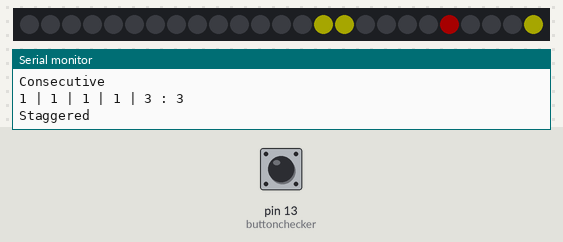
Simulated run of this sketch. Board: Arduino Uno, built with avr-gcc and run on an emulated ATmega328P. On the bench: 25 RGB LEDs in strip order, left to right, the last lines printed to the serial monitor. Inputs (shaded band) come from the test bench; at power-on: pin 13 (buttonchecker) LOW. Dim RGB values are drawn brighter than linear; random numbers use the default seed unless the sketch sets one.

Above: at 1.2 s.
1.3 s: pin 13 (buttonchecker) pulled HIGH for 0.15 s
At 3.7 s:
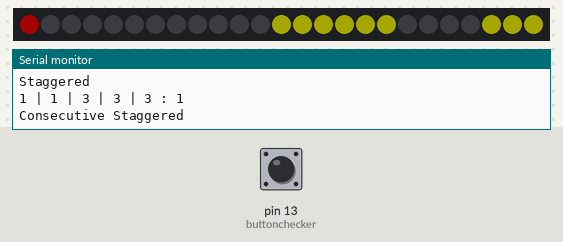
4.4 s: pin 13 (buttonchecker) pulled HIGH for 0.15 s
At 5.7 s:
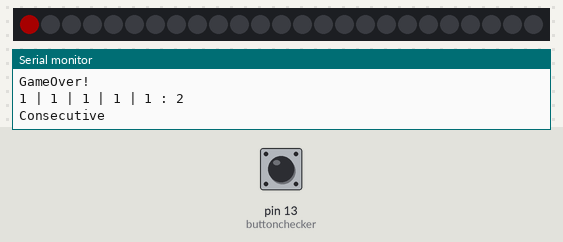
7.5 s: pin 13 (buttonchecker) pulled HIGH for 1 s
At 9.2 s:
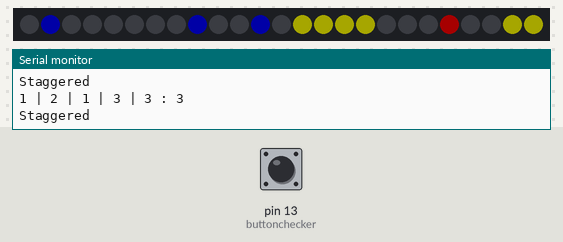
11.5 s: pin 13 (buttonchecker) pulled HIGH for 1 s
At 14.5 s:
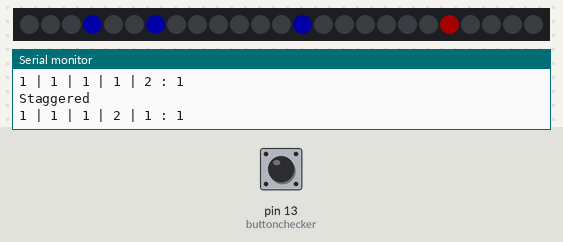
Timing chart, 0 to 16.0 s (numbered marks = the images above; inputs shaded):
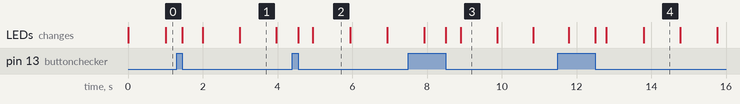

Measured:
- what the display in image 1 shows lasts 1.0 s, from 3.0 s to 4.0 s

The sketch:

GravitySwitch.ino
```cpp
#include "FastLED.h"
#include "Math.h"
CRGB leds[25];


int board[5][6] = {
  { 0, 0, 0, 0, 0, 0 },
  { 0, 0, 0, 0, 0, 0 },
  { 0, 0, 0, 0, 0, 0 },
  { 0, 0, 0, 0, 0, 0 },
  { 0, 0, 0, 0, 0, 0 }
};
double interval = 0;
double speedincrease = 4;
double periodinsteps = 5;
bool gravityreversed;

bool lastpressed = false;
enum GameState { GAME_START,
                 GAME_PLAYING,
                 GAME_OVER };

GameState gamestate = GAME_START;


int deleteElement(int arr[], int n, int x) {
  // Search x in array
  int i;
  for (i = 0; i < n; i++)
    if (arr[i] == x)
      break;

  // If x found in array
  if (i < n) {
    // reduce size of array and move all
    // elements on space ahead
    n = n - 1;
    for (int j = i; j < n; j++)
      arr[j] = arr[j + 1];
  }

  return n;
}
void setleds() {
  Serial.begin(9600);
  FastLED.setBrightness(40);
  FastLED.addLeds<WS2811, 4, RGB>(leds, 25).setCorrection(TypicalLEDStrip);
}
int inputchecker()  //returns the value pressed
{
  if (Serial.available() != 0) {
    int choice = Serial.parseInt();
    //Serial.print(choice);
    return choice;
  } else {
    return 0;
  }
}
bool buttonchecker() {
  return !digitalRead(13);
}
//1 is empty, 2 is bottom, 3 is top
int checkstate(int column) {
  if (board[2][column]) {
    if (board[1][column]) {
      return 3;
    } else {
      return 2;
    }
  } else {
    return 1;
  };
}

int getRandomValue(int arr[], int size) {
  int randomIndex = random(0, size); // Generate a random index within the range of the list
  return arr[randomIndex]; // Return the value at the random index
}
int checkconsecutivity() {
  //returns consectutive number if any
  if ((checkstate(2) == checkstate(3)) && (checkstate(3)==checkstate(4))) {
    return checkstate(4);
  } else {
    return 0;
  }
}

int checkstagger() {
  //returns true if there is a stagger and correct stagger value
  if (checkstate(4) == 2 || checkstate(4) == 3) {
    return (5 - checkstate(4));
  }
  return 0;
}


int randomizer(int array[]) {
  //get length
  //not a great random
  Serial.print("Choices are: ");
  Serial.print(array[0]);
  Serial.print(array[1]);
  Serial.print(array[2]);
  while (true) {
    int num;
    num = array[random(0, 3)];
    if (num) {
      // Serial.print(" Choosing:");
      // Serial.println(num);
      return num;
    }
  }
}

void PrintArray(int arr[], int size) {
  for (int i = 0; i < size; i++) {
    Serial.print(arr[i]); // Print each element
    if (i < size - 1) {
      Serial.print(", "); // Print a comma and space between elements
    }
  }
  // Serial.println(); // Move to the next line after printing the array
}
void printstates(){
  Serial.print(checkstate(0));
  Serial.print(" | ");
  Serial.print(checkstate(1));
  Serial.print(" | ");
  Serial.print(checkstate(2));
  Serial.print(" | ");
  Serial.print(checkstate(3));
  Serial.print(" | ");
  Serial.print(checkstate(4));
  Serial.print(" : ");

}
int generaterandomobstacle() {
  printstates();
  int options[] = { 1, 2, 3 };
  int n = sizeof(options) / sizeof(options[0]);

  if (checkconsecutivity()) {
    n = deleteElement(options, n, checkconsecutivity());
    // Serial.println("Consecutive");
    // PrintArray(options,n);
    // Serial.println(n);
  }
  if (checkstagger()) {
    n = deleteElement(options, n, checkstagger());
    // Serial.println("Staggered");
    // PrintArray(options,n);
    // Serial.println(n);

  }

  int x = getRandomValue(options,n);
  Serial.println(x);
  if (checkconsecutivity()) {
    // n = deleteElement(options, n, checkconsecutivity());
    Serial.print("Consecutive ");
    // PrintArray(options,n);
    // Serial.println(n);
  }
  if (checkstagger()) {
    // n = deleteElement(options, n, checkstagger());
    Serial.println("Staggered ");
    // PrintArray(options,n);
    // Serial.println(n);

  }
  Serial.println();
  return x;
}
void decreaseinterval() {
  // interval /= pow((1+(speedincrease/100)),(1/periodinsteps));
  // interval = interval/pow((1 + STATIC_INT(4/100)),(1/periodinsteps));
  // interval = interval/pow((1 + .04),(1/periodinsteps));

  interval = interval / pow((1 + (speedincrease / 100)), (1 / periodinsteps));
  // Serial.println(interval);
}

void shift_boardleft() {
  for (int column = 0; column < 5; column++) {

    for (int row = 0; row < 5; row++) {
      if (board[row][column] != 1) {
        board[row][column] = board[row][column + 1];
      }
    }
  }
  decreaseinterval();
  // Serial.print("Current State is:");
  // Serial.println(checkstate(3));
}
void gravity() {
  //Top row is not equal to 0
  board[0][0] = 0;

  board[4][0] = 1;
}
void reverse_gravity() {
  board[0][0] = 1;

  board[4][0] = 0;
}
bool obstacledetected() {
  if (gravityreversed) {
    if (board[0][1])  //obstacle in front of player is a number other than 0, then return!
    {
      return 1;
    } else {
      return 0;
    }
  } else {
    if (board[4][1])  //obstacle in front of player is a number other than 0, then return!
    {
      return 1;
    } else {
      return 0;
    }
  }
}
bool spacefree() {
  if (!gravityreversed) {
    if (!board[0][0])  //obstacle in front of player is a number other than 0, then return!
    {
      return 1;
    } else {
      return 0;
    }
  } else {
    if (!board[4][0])  //obstacle in front of player is a number other than 0, then return!
    {
      return 1;
    } else {
      return 0;
    }
  }
}
void generate_bottom_obstacle() {
  board[3][5] = 2;
  board[2][5] = 2;
  board[4][5] = 2;
}
void generate_void() {

  board[0][5] = 0;
  board[1][5] = 0;
  board[2][5] = 0;
  board[3][5] = 0;
  board[4][5] = 0;
}
void generate_top_obstacle() {
  board[0][5] = 3;
  board[1][5] = 3;
  board[2][5] = 3;
}
void printboard()  //prints the current board.
{
  // Serial.println("-----------");
  // for (int r = 0; r < 5; r++) {
  //   Serial.print("[");
  //   for (int c = 0; c < 5; c++) {
  //     Serial.print(board[r][c]);
  //     if (c < 4) {
  //       Serial.print("|");
  //     }
  //   }
  //   Serial.println("]");
  // }
  // Serial.println("-----------");
  showleds();
}
void switchgravity() {
  //Two states, Jump or not_jumping. (Which will set the indexes accordingly, based on the state)
  //If player decides to trigger jump:
  if (!gravityreversed) {
    reverse_gravity();
    gravityreversed = true;
  } else {
    gravity();
    gravityreversed = false;
  }
}
void resetboard() {
  for (int i = 0; i < 5; ++i) {
    for (int j = 0; j < 6; ++j) {
      board[i][j] = 0;
    }
  }
}
void endgame() {

  gamestate = GAME_OVER;
}


void showleds()  //shows the leds
{

  int l[5][5] = {
    { 20, 21, 22, 23, 24 },
    { 19, 18, 17, 16, 15 },
    { 10, 11, 12, 13, 14 },
    { 9, 8, 7, 6, 5 },
    { 0, 1, 2, 3, 4 }

  };
  for (int r = 0; r < 5; r++)  //r= row
  {
    for (int c = 0; c < 5; c++) {
      if (board[r][c] == 0)  //Black
      {
        leds[l[r][c]] = CRGB::Black;
      }
      if (board[r][c] == 1)  //red
      {
        leds[l[r][c]] = CRGB::Red;
      }
      if (board[r][c] == 2)  //red
      {
        leds[l[r][c]] = CRGB::Blue;
      }
      if (board[r][c] == 3)  //red
      {
        leds[l[r][c]] = CRGB::Orange;
      }
      if (board[r][c] == 3)  //red
      {
        leds[l[r][c]] = CRGB::Yellow;
      }
      if (board[r][c] == 4)  //red
      {
        leds[l[r][c]] = CRGB::Pink;
      }
      if (board[r][c] == 5)  //red
      {
        leds[l[r][c]] = CRGB::Purple;
      }
      if (board[r][c] == 6)  //red
      {
        leds[l[r][c]] = CRGB::Aquamarine;
      }
      if (board[r][c] == 7)  //celebration!!
      {
        leds[l[r][c]] = CRGB::Green;
      }
      if (board[r][c] == 7)  //celebration!!
      {
        leds[l[r][c]] = CRGB::MediumSpringGreen;
      }
    }
  }

  FastLED.show();

  //FastLED.addLeds<WS2811, 4, RGB>(sleds, 25).setCorrection(TypicalLEDStrip);
}
void initalizegame() {
  interval = 1;
  gravityreversed = false;
  resetboard();
  gravity();
}
void gameloop() {
  generateobstacle(generaterandomobstacle());
  printboard();
  long currenttime = millis();
  while (millis() < currenttime + (interval * 1000))  //1 second
  {
    if (!lastpressed) {
      lastpressed = buttonchecker();
      if (lastpressed && spacefree()) {
        switchgravity();
        printboard();
      }
    }
    lastpressed = buttonchecker();
  }
  if (obstacledetected()) {
    endgame();
  }
  shift_boardleft();
}


void generateobstacle(int state) {
  switch (state) {
    case 1:
      generate_void();
      break;
    case 2:
      generate_bottom_obstacle();
      break;
    case 3:
      generate_top_obstacle();
      break;
  }
}

void setup() {
  pinMode(10, INPUT_PULLUP);
  setleds();
  Serial.begin(9600);
}
void loop() {
  switch (gamestate) {
    case GAME_START:

      initalizegame();
      gamestate = GAME_PLAYING;
      break;

    case GAME_PLAYING:
      gameloop();
      break;

    case GAME_OVER:
      Serial.println("GameOver!");
      gamestate = GAME_START;
      break;
  }
}
```
